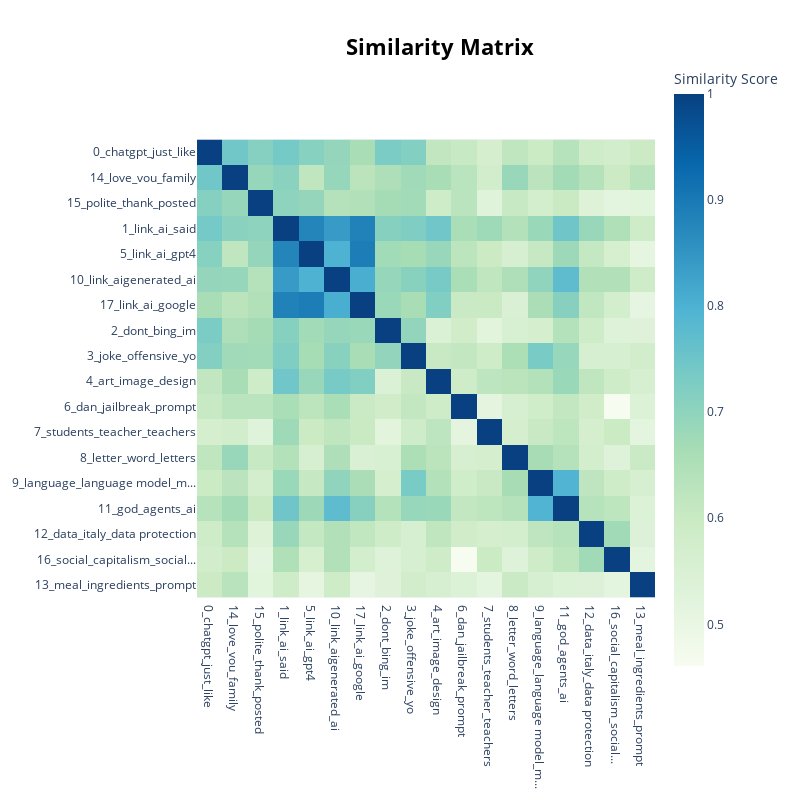

Notebook cell for this chart:
### Code cell
#Plotting the similarity between topics through a heatmap
print('Heatmap based on similarity')
model.visualize_heatmap(n_clusters=10)

### Figure 1 — Plotly figure (JSON) as saved in the notebook; plotly's stock layout.template omitted (floating-point values rounded to 4 significant figures; data arrays with more than 128 entries replaced by an {"elided": "..."} marker saying what was removed)
{"data": [{"coloraxis": "coloraxis", "hovertemplate": "x: %{x}<br>y: %{y}<br>Similarity Score: %{z}<extra></extra>", "name": "0", "type": "heatmap", "x": ["0_chatgpt_just_like", "14_love_vou_family", "15_polite_thank_posted", "1_link_ai_said", "5_link_ai_gpt4", "10_link_aigenerated_ai", "17_link_ai_google", "2_dont_bing_im", "3_joke_offensive_yo", "4_art_image_design", "6_dan_jailbreak_prompt", "7_students_teacher_teachers", "8_letter_word_letters", "9_language_language model_m...", "11_god_agents_ai", "12_data_italy_data protection", "16_social_capitalism_social...", "13_meal_ingredients_prompt"], "xaxis": "x", "y": ["0_chatgpt_just_like", "14_love_vou_family", "15_polite_thank_posted", "1_link_ai_said", "5_link_ai_gpt4", "10_link_aigenerated_ai", "17_link_ai_google", "2_dont_bing_im", "3_joke_offensive_yo", "4_art_image_design", "6_dan_jailbreak_prompt", "7_students_teacher_teachers", "8_letter_word_letters", "9_language_language model_m...", "11_god_agents_ai", "12_data_italy_data protection", "16_social_capitalism_social...", "13_meal_ingredients_prompt"], "yaxis": "y", "z": {"elided": "18x18 float values"}}], "layout": {"coloraxis": {"colorbar": {"title": {"text": "Similarity Score"}}, "colorscale": [[0, "rgb(247,252,240)"], [0.125, "rgb(224,243,219)"], [0.25, "rgb(204,235,197)"], [0.375, "rgb(168,221,181)"], [0.5, "rgb(123,204,196)"], [0.625, "rgb(78,179,211)"], [0.75, "rgb(43,140,190)"], [0.875, "rgb(8,104,172)"], [1, "rgb(8,64,129)"]]}, "height": 800, "hoverlabel": {"bgcolor": "white", "font": {"family": "Rockwell", "size": 16}}, "legend": {"title": {"text": "Trend"}}, "margin": {"t": 60}, "showlegend": true, "title": {"font": {"color": "Black", "size": 22}, "text": "<b>Similarity Matrix</b>", "x": 0.55, "xanchor": "center", "y": 0.95, "yanchor": "top"}, "width": 800, "xaxis": {"anchor": "y", "constrain": "domain", "domain": [0, 1], "scaleanchor": "y"}, "yaxis": {"anchor": "x", "autorange": "reversed", "constrain": "domain", "domain": [0, 1]}}}
